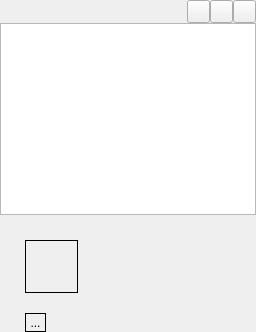
<?xml version="1.0" encoding="UTF-8"?>
<ui version="4.0">
 <class>Toolkit</class>
 <widget class="QWidget" name="Toolkit">
  <property name="geometry">
   <rect>
    <x>0</x>
    <y>0</y>
    <width>250</width>
    <height>304</height>
   </rect>
  </property>
  <property name="sizePolicy">
   <sizepolicy hsizetype="Preferred" vsizetype="Preferred">
    <horstretch>0</horstretch>
    <verstretch>0</verstretch>
   </sizepolicy>
  </property>
  <property name="windowTitle">
   <string>Form</string>
  </property>
  <layout class="QVBoxLayout" name="verticalLayout">
   <property name="spacing">
    <number>0</number>
   </property>
   <property name="sizeConstraint">
    <enum>QLayout::SetFixedSize</enum>
   </property>
   <property name="leftMargin">
    <number>0</number>
   </property>
   <property name="topMargin">
    <number>0</number>
   </property>
   <property name="rightMargin">
    <number>0</number>
   </property>
   <property name="bottomMargin">
    <number>0</number>
   </property>
   <item>
    <widget class="QWidget" name="thumbnail" native="true">
     <property name="styleSheet">
      <string notr="true">padding: 1px;</string>
     </property>
     <layout class="QVBoxLayout" name="verticalLayout_2">
      <property name="spacing">
       <number>0</number>
      </property>
      <property name="leftMargin">
       <number>0</number>
      </property>
      <property name="topMargin">
       <number>0</number>
      </property>
      <property name="rightMargin">
       <number>0</number>
      </property>
      <property name="bottomMargin">
       <number>0</number>
      </property>
      <item>
       <layout class="QHBoxLayout" name="horizontalLayout">
        <item>
         <spacer name="horizontalSpacer">
          <property name="orientation">
           <enum>Qt::Horizontal</enum>
          </property>
          <property name="sizeHint" stdset="0">
           <size>
            <width>40</width>
            <height>20</height>
           </size>
          </property>
         </spacer>
        </item>
        <item>
         <widget class="QToolButton" name="zoomOut">
          <property name="text">
           <string/>
          </property>
          <property name="icon">
           <iconset>
            <normalon>:/icons/add_2.png</normalon>
           </iconset>
          </property>
         </widget>
        </item>
        <item>
         <widget class="QToolButton" name="zoomIn">
          <property name="text">
           <string/>
          </property>
          <property name="icon">
           <iconset>
            <normalon>:/icons/minus_2.png</normalon>
           </iconset>
          </property>
         </widget>
        </item>
        <item>
         <widget class="QToolButton" name="close">
          <property name="text">
           <string/>
          </property>
          <property name="icon">
           <iconset>
            <normalon>:/icons/close_2.png</normalon>
           </iconset>
          </property>
         </widget>
        </item>
       </layout>
      </item>
      <item>
       <widget class="QGraphicsView" name="graphicsView">
        <property name="sizePolicy">
         <sizepolicy hsizetype="Fixed" vsizetype="Fixed">
          <horstretch>0</horstretch>
          <verstretch>0</verstretch>
         </sizepolicy>
        </property>
        <property name="minimumSize">
         <size>
          <width>250</width>
          <height>125</height>
         </size>
        </property>
        <property name="verticalScrollBarPolicy">
         <enum>Qt::ScrollBarAlwaysOff</enum>
        </property>
        <property name="horizontalScrollBarPolicy">
         <enum>Qt::ScrollBarAlwaysOff</enum>
        </property>
       </widget>
      </item>
     </layout>
    </widget>
   </item>
   <item>
    <widget class="QWidget" name="controls" native="true">
     <property name="sizePolicy">
      <sizepolicy hsizetype="Preferred" vsizetype="Preferred">
       <horstretch>0</horstretch>
       <verstretch>0</verstretch>
      </sizepolicy>
     </property>
     <property name="styleSheet">
      <string notr="true"/>
     </property>
     <layout class="QHBoxLayout" name="horizontalLayout_3">
      <property name="spacing">
       <number>0</number>
      </property>
      <property name="leftMargin">
       <number>0</number>
      </property>
      <property name="topMargin">
       <number>0</number>
      </property>
      <property name="rightMargin">
       <number>0</number>
      </property>
      <property name="bottomMargin">
       <number>0</number>
      </property>
      <item>
       <spacer name="horizontalSpacer_4">
        <property name="orientation">
         <enum>Qt::Horizontal</enum>
        </property>
        <property name="sizeType">
         <enum>QSizePolicy::Fixed</enum>
        </property>
        <property name="sizeHint" stdset="0">
         <size>
          <width>25</width>
          <height>20</height>
         </size>
        </property>
       </spacer>
      </item>
      <item>
       <layout class="QVBoxLayout" name="verticalLayout_3">
        <property name="spacing">
         <number>20</number>
        </property>
        <property name="sizeConstraint">
         <enum>QLayout::SetMinimumSize</enum>
        </property>
        <property name="topMargin">
         <number>25</number>
        </property>
        <item>
         <widget class="QToolButton" name="mode">
          <property name="styleSheet">
           <string notr="true">border: 1px solid black;</string>
          </property>
          <property name="text">
           <string/>
          </property>
          <property name="icon">
           <iconset resource="../resource.qrc">
            <normaloff>:/icons/move.mode_2.png</normaloff>
            <normalon>:/icons/edit.mode_2.png</normalon>:/icons/move.mode_2.png</iconset>
          </property>
          <property name="iconSize">
           <size>
            <width>48</width>
            <height>48</height>
           </size>
          </property>
          <property name="checkable">
           <bool>true</bool>
          </property>
         </widget>
        </item>
        <item>
         <widget class="QToolButton" name="capture">
          <property name="styleSheet">
           <string notr="true">border: 1px solid black;</string>
          </property>
          <property name="text">
           <string>...</string>
          </property>
          <property name="icon">
           <iconset resource="../resource.qrc">
            <normaloff>:/icons/region.png</normaloff>
            <normalon>:/icons/image.png</normalon>:/icons/region.png</iconset>
          </property>
          <property name="iconSize">
           <size>
            <width>48</width>
            <height>48</height>
           </size>
          </property>
          <property name="checkable">
           <bool>true</bool>
          </property>
         </widget>
        </item>
       </layout>
      </item>
      <item>
       <spacer name="horizontalSpacer_5">
        <property name="orientation">
         <enum>Qt::Horizontal</enum>
        </property>
        <property name="sizeHint" stdset="0">
         <size>
          <width>167</width>
          <height>20</height>
         </size>
        </property>
       </spacer>
      </item>
     </layout>
    </widget>
   </item>
  </layout>
 </widget>
 <resources>
  <include location="../resource.qrc"/>
 </resources>
 <connections/>
</ui>
